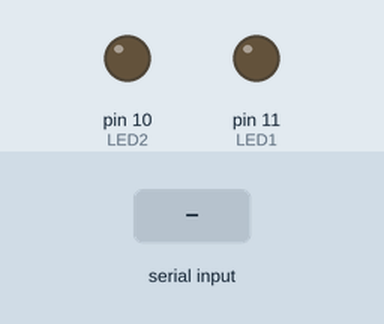
The sketch below on a simulated Arduino Uno, built with avr-gcc and run on an emulated ATmega328P. On the bench: output pins drawn as LEDs (lit = HIGH). The test bench sets the inputs (shaded band).

Above: at 1.2 s.
1.3 s: byte 1 (1) received over Serial
At 2.5 s:
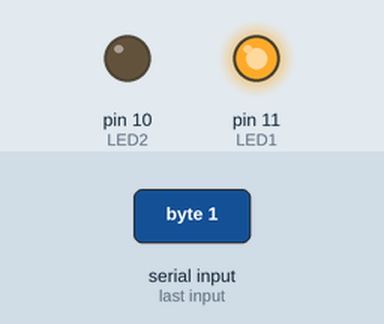
2.8 s: byte 2 (2) received over Serial
At 4.0 s:
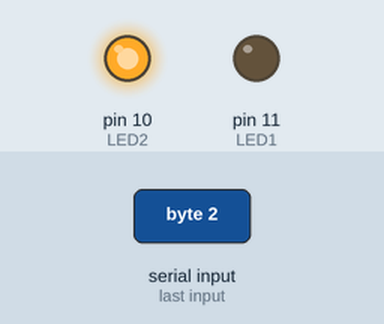
Timing chart, 0 to 5.8 s (numbered marks = the images above; inputs shaded):
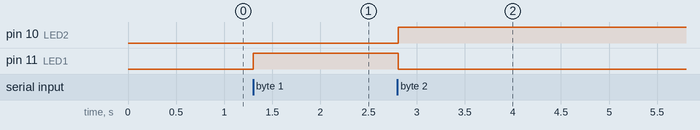

Measured:
- after the input at 1.3 s, pin 11 (LED1): LOW → HIGH at once
- after the input at 2.8 s, pin 10 (LED2): LOW → HIGH at once; pin 11 (LED1): HIGH → LOW at once

The sketch:

SS9_Bar.ino
```cpp
byte val;

const int LED1 = 11;
const int LED2 = 10;
const int potPin = A0;  //potentiometer middle pin
int reading = 0; // to track potentiometer reading


void setup() {
  pinMode (LED1, OUTPUT);
  pinMode (LED2, OUTPUT);
  //note: no need to initialize analog inputs as those pins can only be inputs

  Serial.begin(9600);  // initialize serial communication at 9600 bits per second
}

void loop() {
  if (Serial.available()) { // If data is available to read
    val = Serial.read(); // read it and store it in val
  }
  if (val == 0) { // If 0 received
    digitalWrite(LED1, LOW); // turn LEDs off
    digitalWrite(LED2, LOW);
  }
  else if (val == 1) { // If 1 received
    digitalWrite(LED1, HIGH); // turn the LED at pin 1 on
    digitalWrite(LED2, LOW); // other LED off
  }
  else if (val == 2) { // If 2 received
    digitalWrite(LED2, HIGH); // turn the LED at pin 2 on
    digitalWrite(LED1, LOW); //other LED off
  }
  delay(10); // Wait 10 milliseconds
}
```
